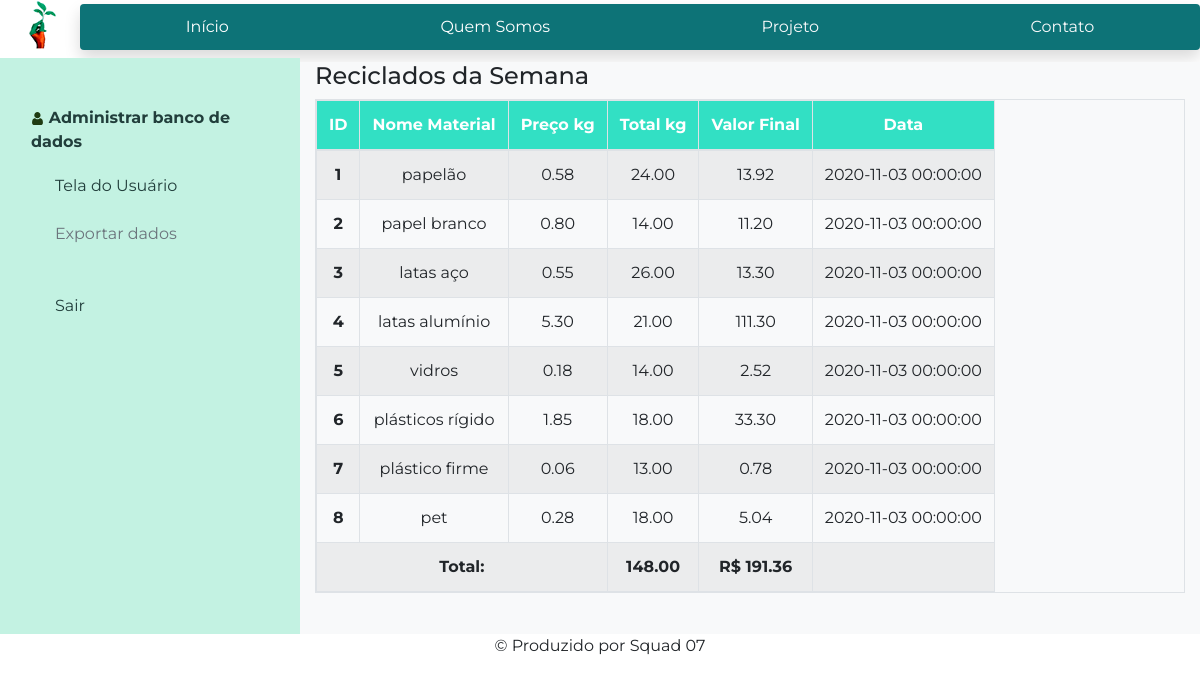
The page /consulta_dados.php (signed in) on the database its author committed.
### tables this page shows
CREATE TABLE `tabela_reciclado` (
  `id_reciclado` int NOT NULL AUTO_INCREMENT,
  `nome_material` varchar(100) NOT NULL,
  `preco_kg` decimal(5,2) NOT NULL,
  `total_kg` decimal(6,2) NOT NULL,
  `valor_final` decimal(6,2) NOT NULL,
  `data` datetime NOT NULL,
  PRIMARY KEY (`id_reciclado`)
);

### consulta_dados.php (the view, shortened to what this page needs)
<?php
include_once('./integracao/conexao_bd.php');
?>
<!DOCTYPE html>
<html lang="pt-br">
<head>
    <link rel="stylesheet" href="https://cdn.jsdelivr.net/npm/bootstrap@4.5.3/dist/css/bootstrap.min.css">
    <link rel="stylesheet" href="css/global.css" />
</head>
<body>
    <main>
        <div class="container-fluid mt-2 main-login">
            <div class="row">
                <div class="container-fluid main-login">
                    <div class="row">
                        <div class="col-sm-3 pt-3 sidebar">
                            <nav class="sidebar collapse d-md-block" id="sidebar">
                                <ul class="nav pt-3">
                                    <li class="font-weight-bold mt-2">
                                        <span class="nav-link sidebar-link" href="#resultado-individual">
                                            <img src="./css/person.svg" alt="uma pessoa">
                                            Administrar banco de dados
                                        </span>
                                    </li>
                                    <li><a class="nav-link sidebar-link ml-4 my-1" href="tela_usuario.php">Tela do Usuário </a></li>
                                    <li><a class="nav-link sidebar-link ml-4 my-1 disabled" href="#reciclados-do-mês">Exportar dados &nbsp; &nbsp; &nbsp; &nbsp; &nbsp; &nbsp; &nbsp; &nbsp; &nbsp; &nbsp; &nbsp;&nbsp;</a></li>
                                    <li><a class="nav-link sidebar-link ml-4 my-1" href="integracao/rompe_session.php">Sair</a></li>
                                </ul>
                            </nav>
                        </div>
                        <div class="col-sm-9 bg-light mt-1">
                        <h4>Reciclados da Semana</h4>
                            <?php
                            $reciclados = array();
                            $resultado = mysqli_query($conn, "SELECT * FROM tabela_reciclado");
                            while ($reciclado = mysqli_fetch_assoc($resultado))
                            {
                                array_push($reciclados, $reciclado);
                            }
                            $soma_total_kg = mysqli_query($conn, "select sum(total_kg) from tabela_reciclado");
                            $soma_valor_final = mysqli_query($conn, "select sum(valor_final) from tabela_reciclado");
                            $resultado_soma_total_kg =  mysqli_fetch_all($soma_total_kg);
                            $resultado_soma_valor_final =  mysqli_fetch_all($soma_valor_final);
                            ?>
                            <table class="table table-striped  table-bordered table-hover table-responsive text-center alinhar-tabela">
                                <thead class="table-consulta ">
                                    <tr>
                                        <th scope="col">ID </th>
                                        <th scope="col">Nome Material</th>
                                        <th scope="col">Preço kg</th>
                                        <th scope="col">Total kg</th>
                                        <th scope="col">Valor Final</th>
                                        <th scope="col">Data</th>
                                    </tr>
                                </thead>
                                <tbody>
                                    <?php
                                    foreach ($reciclados as $reciclado) :
                                    ?>
                                        <tr>
                                            <th scope="row"><?php echo $reciclado["id_reciclado"]; ?></th>
                                            <td><?php echo $reciclado["nome_material"]; ?></td>
                                            <td><?php echo $reciclado["preco_kg"]; ?></td>
                                            <td><?php echo $reciclado["total_kg"]; ?></td>
                                            <td><?php echo $reciclado["valor_final"]; ?></td>
                                            <td><?php echo $reciclado["data"]; ?></td>
                                        </tr>
                                    <?php
                                    endforeach;
                                    ?>
                                    <tr>
                                        <th scope="col" colspan="3"> Total: </th>
                                        <th scope="col"><?php echo  $resultado_soma_total_kg[0][0]; ?></th>
                                        <th scope="col"><?php echo "R$ " . $resultado_soma_valor_final[0][0]; ?></th>
                                        <th scope="col"></th>
                                    </tr>
                                </tbody>
                            </table>
                        </div>
                    </div>
                </div>
    </main>
</body>
</html>

### css/global.css (style rules this page uses)
* { padding: 0; margin: 0; box-sizing: border-box; }
body { font-family: 'Montserrat', sans-serif; height: 100vh; width: 100vw; }
.imagem-logo { height: 50px ; width: 80px; }
.menu-top { background-color: #0D7377 ; }
.menu-top a { color: #fff; }
.main-login .row { height:36rem; }
.sidebar { background-color: #C3F2E2; }
.sidebar-link { color: #213e3b; }
.table-consulta { background-color: #32E0C4; color: white; }

### rows shown on the page
tabela_reciclado: id_reciclado "1", nome_material "papelão", preco_kg "0.58", total_kg "24.00", valor_final "13.92", data "2020-11-03 00:00:00"
tabela_reciclado: id_reciclado "2", nome_material "papel branco", preco_kg "0.80", total_kg "14.00", valor_final "11.20", data "2020-11-03 00:00:00"
tabela_reciclado: id_reciclado "3", nome_material "latas aço", preco_kg "0.55", total_kg "26.00", valor_final "13.30", data "2020-11-03 00:00:00"
tabela_reciclado: id_reciclado "4", nome_material "latas alumínio", preco_kg "5.30", total_kg "21.00", valor_final "111.30", data "2020-11-03 00:00:00"
tabela_reciclado: id_reciclado "5", nome_material "vidros", preco_kg "0.18", total_kg "14.00", valor_final "2.52", data "2020-11-03 00:00:00"
tabela_reciclado: id_reciclado "6", nome_material "plásticos rígido", preco_kg "1.85", total_kg "18.00", valor_final "33.30", data "2020-11-03 00:00:00"
tabela_reciclado: id_reciclado "7", nome_material "plástico firme", preco_kg "0.06", total_kg "13.00", valor_final "0.78", data "2020-11-03 00:00:00"
tabela_reciclado: id_reciclado "8", nome_material "pet", preco_kg "0.28", total_kg "18.00", valor_final "5.04", data "2020-11-03 00:00:00"

### other values the page prints
$resultado_soma_total_kg[0][0] "148.00"
$resultado_soma_valor_final[0][0] "191.36"
